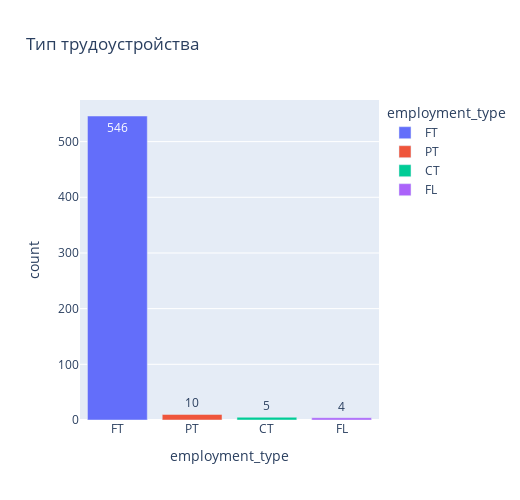

Here is the notebook cell this chart was saved with:
### Code cell
fig, ax = plt.subplots(figsize=(4, 4), subplot_kw=dict(aspect="equal"))
df2 = df_copy.employment_type.value_counts().sort_values(ascending=False)

explode = (0.1, 0.1, 0.1, 0.1)
labels=['полный рабочий день', 'неполный рабочий день', 'контракт', 'фриланс']
ax.pie(df2, autopct='%1.1f%%', explode=explode, startangle=90, pctdistance=1.1)
title = ax.set_title('Тип трудоустройства для этой роли', fontsize=16)

ax.legend(labels, loc='best', bbox_to_anchor=(1, 0, 0.5, 1))
plt.show()

fig = px.bar(
    data_frame=df.groupby(by='employment_type', as_index=False)['employment_type'].value_counts().sort_values(by='count', ascending=False), 
    x="employment_type",
    y="count", 
    color='employment_type',
    text = df_copy['employment_type'].value_counts(), 
    orientation='v', 
    height=500,
    width=520, 
    title='Тип трудоустройства' 
)
fig.show()

### Figure 1 — Plotly figure (JSON) as saved in the notebook; plotly's stock layout.template omitted (floating-point values rounded to 4 significant figures)
{"data": [{"alignmentgroup": "True", "hovertemplate": "employment_type=%{x}<br>count=%{y}<br>text=%{text}<extra></extra>", "legendgroup": "FT", "marker": {"color": "#636efa", "pattern": {"shape": ""}}, "name": "FT", "offsetgroup": "FT", "orientation": "v", "showlegend": true, "text": [546], "textposition": "auto", "type": "bar", "x": ["FT"], "xaxis": "x", "y": [546], "yaxis": "y"}, {"alignmentgroup": "True", "hovertemplate": "employment_type=%{x}<br>count=%{y}<br>text=%{text}<extra></extra>", "legendgroup": "PT", "marker": {"color": "#EF553B", "pattern": {"shape": ""}}, "name": "PT", "offsetgroup": "PT", "orientation": "v", "showlegend": true, "text": [10], "textposition": "auto", "type": "bar", "x": ["PT"], "xaxis": "x", "y": [10], "yaxis": "y"}, {"alignmentgroup": "True", "hovertemplate": "employment_type=%{x}<br>count=%{y}<br>text=%{text}<extra></extra>", "legendgroup": "CT", "marker": {"color": "#00cc96", "pattern": {"shape": ""}}, "name": "CT", "offsetgroup": "CT", "orientation": "v", "showlegend": true, "text": [5], "textposition": "auto", "type": "bar", "x": ["CT"], "xaxis": "x", "y": [5], "yaxis": "y"}, {"alignmentgroup": "True", "hovertemplate": "employment_type=%{x}<br>count=%{y}<br>text=%{text}<extra></extra>", "legendgroup": "FL", "marker": {"color": "#ab63fa", "pattern": {"shape": ""}}, "name": "FL", "offsetgroup": "FL", "orientation": "v", "showlegend": true, "text": [4], "textposition": "auto", "type": "bar", "x": ["FL"], "xaxis": "x", "y": [4], "yaxis": "y"}], "layout": {"barmode": "relative", "height": 500, "legend": {"title": {"text": "employment_type"}, "tracegroupgap": 0}, "title": {"text": "Тип трудоустройства"}, "width": 520, "xaxis": {"anchor": "y", "categoryarray": ["FT", "PT", "CT", "FL"], "categoryorder": "array", "domain": [0, 1], "title": {"text": "employment_type"}}, "yaxis": {"anchor": "x", "domain": [0, 1], "title": {"text": "count"}}}}
